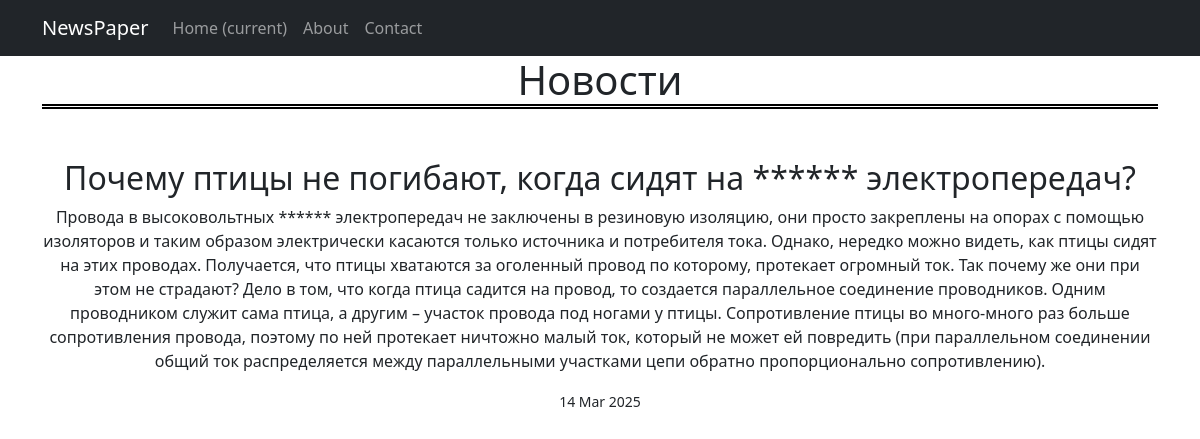
The page /news/1/ on the database its author committed.
### news/models.py (models this page shows, shortened)
class Post(models.Model):
    news_or_article = [('news', 'новость'), ('article', 'статья')]
    author = models.ForeignKey('Author', on_delete=models.CASCADE)
    choice = models.CharField(max_length=7, choices=news_or_article)
    time_in = models.DateTimeField(auto_now_add=True)
    categories = models.ManyToManyField('Category', through='PostCategory')
    title = models.CharField(max_length=255)
    text = models.TextField()
    rating = models.IntegerField(default=0)

### news/views.py (the view)
# urls.py: path('<int:pk>/', PostDetail.as_view()),
class PostDetail(DetailView):
    model = Post
    template_name = 'one_news.html'
    context_object_name = 'post'

### news/templatetags/custom_filters.py (called while the page is built)
@register.filter(name='censor')
def censor(text):
    if not text or not isinstance(text, str):
        return text
    censored_words = getattr(settings, 'CENSORED_WORDS', [])
    words = text.split()
    processed_words = []
    for word in words:
        if word.lower() in [w.lower() for w in censored_words]:
            processed_words.append('*' * len(word))
        else:
            processed_words.append(word)
    return ' '.join(processed_words)

### templates/one_news.html
{% extends 'default.html' %}
{% load custom_filters %}
{% block content %}
<h1 style="margin-bottom: 50px; border-bottom: 5px double #000;">Новости</h1>
{% if post %}
    <h2>{{ post.title|censor }}</h2>
    <p>{{ post.text|censor }}</p>
    <small>{{ post.time_in|date:'d M Y' }}</small>
{% else %}
    <p>Таких новостей нет</p>
{% endif %}
{% endblock content %}

### rows shown on the page
Post: title|censor "Почему птицы не погибают, когда сидят на ****** электропередач?", text|censor "Провода в высоковольтных ****** электропередач не заключены в резиновую изоляцию, они просто закреплены на опорах с помощью изоляторов и таким образом электрически касаются только источника и потребителя тока. Однако, нередко можно видеть, как птицы сидят на этих проводах. Получается, что птицы хватаются за оголенный провод по которому, протекает огромный ток. Так почему же они при этом не страдают? Дело в том, что когда птица садится на провод, то создается параллельное соединение проводников. Одним проводником служит сама птица, а другим – участок провода под ногами у птицы. Сопротивление птицы во много-много раз больше сопротивления провода, поэтому по ней протекает ничтожно малый ток,…", time_in "14 Mar 2025"
